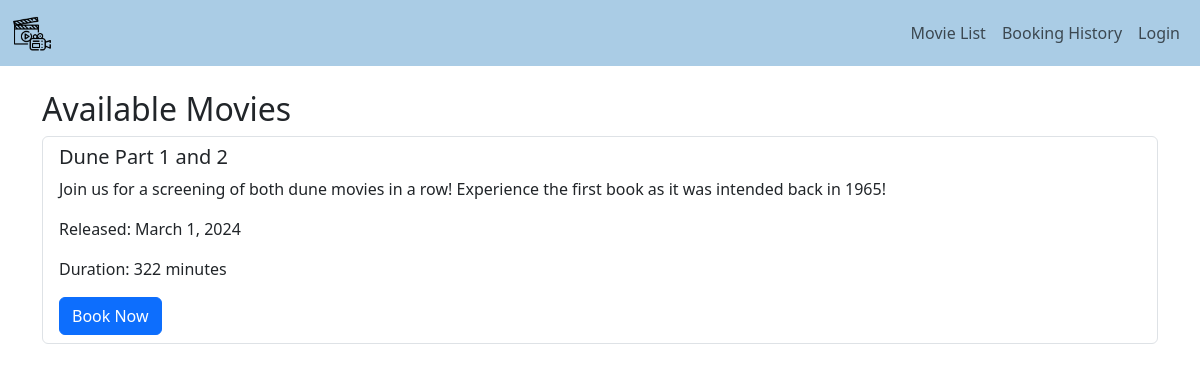
/, run on an earlier commit of the app's database.
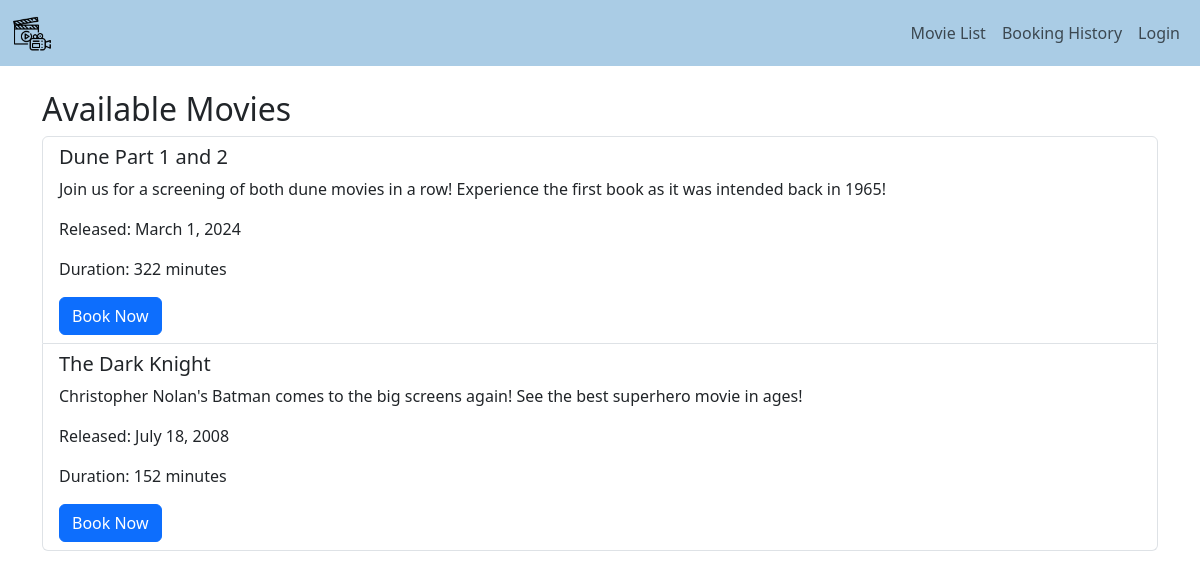
And on a later commit of the database.
### bookings/models.py (models this page shows, shortened)
class Movie(models.Model):
    title = models.CharField(max_length = 255)
    description = models.TextField()
    release_date = models.DateField()
    duration = models.PositiveIntegerField(help_text="Duration of movie in minutes")

### bookings/views.py (the view)
# urls.py: path('', views.movie_list, name='movie_list'),
def movie_list(request):
    movies = Movie.objects.all()
    return render(request, 'bookings/movie_list.html', {'movies': movies})

### bookings/templates/bookings/movie_list.html (shortened to what this page needs)
{% extends 'bookings/base.html' %}
{% block content %}
<h2>Available Movies</h2>
<ul class='list-group'>
    {% for movie in movies %}
        <li class='list-group-item'>
            <h5>{{movie.title}}</h5>
            <p>{{movie.description}}</p>
            <p>Released: {{movie.release_date}}</p>
            <p>Duration: {{movie.duration}} minutes</p>
            <a href="{% url 'book_seat' movie.id %}" class="btn btn-primary">Book Now</a>
        </li>
    {% endfor %}
</ul>
{% endblock %}

What changed in the data, as far as the page shows it:
added Movie: title "The Dark Knight", description "Christopher Nolan's Batman comes to the big screens again! See the best superhero movie in ages!", release_date "July 18, 2008", duration "152"
